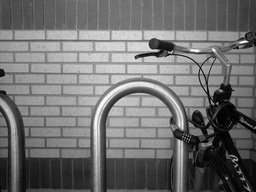
#> input picture assets/bicycle.jpg, 256 x 192 px, shrunk from 640 x 480 before the run, given in place of lenna.png, which was not available
$ python task1_9.py   (older library calls are emulated)
#> lines starting #> are read from the running program, lines starting #| are printed output that depends on the picture; after the words box and inside, x2 and y2 are one past the last pixel; in counts of white or black regions, pixels touching at a corner belong together; pictures that were not available may be replaced by others from this repository, and a replacement may not be noted
### python/utils.py
import cv2
import numpy as np


def load_image(filename):
    return cv2.imread('../assets/' + filename).astype('int16')


def save_image(filename, image):
    cv2.imwrite('../output/' + filename, image)


def display_single_image(title, image):
    cv2.imshow(title, image.astype('uint8'))


def wait_key_and_destroy_windows():
    cv2.waitKey(0)
    cv2.destroyAllWindows()


# [24 lines left out: functions split_channels, merge_channels, not called in this run]


def fit_matrix_in_interval(matrix, min_value=0, max_value=255):
    matrix[matrix < min_value] = min_value
    matrix[matrix > max_value] = max_value


def image_shape(image):
    if len(image.shape) == 3:
        rows, columns, channels = image.shape
    else:
        rows, columns = image.shape
        channels = 1

    return rows, columns, channels


def copy_add_border(image, border_size=1, color=0):
    border_size *= 2
    rows, columns, chanels = image_shape(image)
    output = np.full((rows + border_size, columns + border_size, chanels), color, dtype=np.int)

    for c in range(border_size, columns + border_size):
        for r in range(border_size, rows + border_size):
            output[r - border_size//2, c - border_size//2] = image[r - border_size, c - border_size]

    fit_matrix_in_interval(output)
    return np.uint8(output)

def average_kernel(kernel_size):
    return np.full((kernel_size, kernel_size), 1/float(kernel_size * kernel_size))

def display_multiple_images(titles, images):
    if len(titles) != len(images):
        print("The length of titles and images are not compatible")
        return False
    else:
        for i in range(0, len(images)):
            display_single_image(titles[i], images[i])

### python/filter.py
import numpy as np
import utils


def apply_kernel(image, kernel):
    return _filter(image, kernel)


def median_filter(image, size):
    kernel = np.full((size, size), 1)
    return _filter(image, kernel, np.median)


def _filter(image, kernel, operation=np.sum):
    kernel_size = len(kernel[0])
    border_size = kernel_size // 2
    rows, columns, channels = utils.image_shape(image)

    resized_image = utils.copy_add_border(image, border_size, 127)
    output = np.zeros((rows, columns, channels), dtype=np.int)

    for c in range(border_size, columns + border_size):
        for r in range(border_size, rows + border_size):
            region = resized_image[r - border_size:r + border_size + 1, c - border_size:c + border_size + 1]

            if channels == 1:
                output[r - border_size, c - border_size] = operation(region[:, :] * kernel)
            else:
                output[r - border_size, c - border_size] = np.array([operation(region[:, :, 0] * kernel),
                                                                     operation(region[:, :, 1] * kernel),
                                                                     operation(region[:, :, 2] * kernel)])

    utils.fit_matrix_in_interval(output)

    return np.uint8(output)

### python/task1_9.py
# coding=UTF-8
#1.9 Aplicar filtros descritos na atividade

import utils
import filter


def main():
    image = utils.load_image('lenna.png')

    filter1 = filter.apply_kernel(image, [[0, -1, 0], [-1, 5, -1], [0, -1, 0]])
#> in _filter, `rows, columns, channels = utils.image_shape(image)`: rows = 192; columns = 256; channels = 3
#> in copy_add_border, `rows, columns, chanels = image_shape(image)`: rows = 192; columns = 256; chanels = 3
#> in copy_add_border, `output = np.full((rows + border_size, columns + border_size, chanels),..`: output: shape (194, 258, 3) int64; every value is 127
#> after the loop in copy_add_border, `for c in range(border_size, columns + border_size):`:
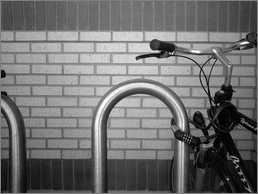
#> output: shape (194, 258, 3) int64; min 0, max 255, mean 112.5
#> after the loop in _filter, `for c in range(border_size, columns + border_size):`:
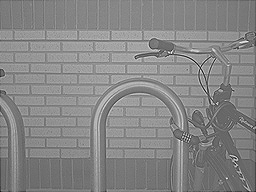
#> output: shape (192, 256, 3) int64; min -362, max 536, mean 111.3; drawn with min black and max white
#> call 2 of fit_matrix_in_interval, with min_value = 0, max_value = 255
#> in fit_matrix_in_interval (call 2), `matrix[matrix < min_value] = min_value`:
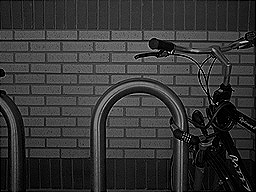
#> matrix: shape (192, 256, 3) int64; min 0, max 536, mean 113.9; drawn with min black and max white
#> in fit_matrix_in_interval (call 2), `matrix[matrix > max_value] = max_value`:
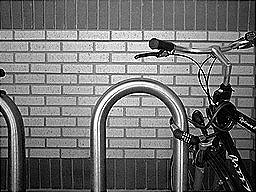
#> matrix: shape (192, 256, 3) int64; 2.68% of pixels changed, all inside (x1, y1, x2, y2) = (1, 31, 254, 191)
    filter2 = filter.apply_kernel(image, [[0, 0, 0], [0, 1, 0], [0, 0, -1]])
#> after the loop in _filter (call 2), `for c in range(border_size, columns + border_size):`:
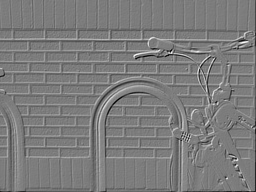
#> output: shape (192, 256, 3) int64; min -169, max 177, mean -0.3; drawn with min black and max white
#> call 4 of fit_matrix_in_interval, with min_value = 0, max_value = 255
#> in fit_matrix_in_interval (call 4), `matrix[matrix < min_value] = min_value`:
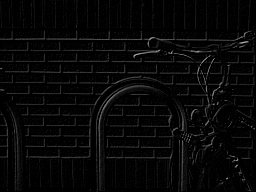
#> matrix: shape (192, 256, 3) int64; min 0, max 177, mean 7.3

    utils.display_single_image('Original', image)
    utils.display_multiple_images(['Filter1', 'Filter2'], [filter1, filter2])
#> the loop in display_multiple_images, `for i in range(0, len(images)):` made 2 passes

    utils.wait_key_and_destroy_windows()


if __name__ == "__main__":
    main()
